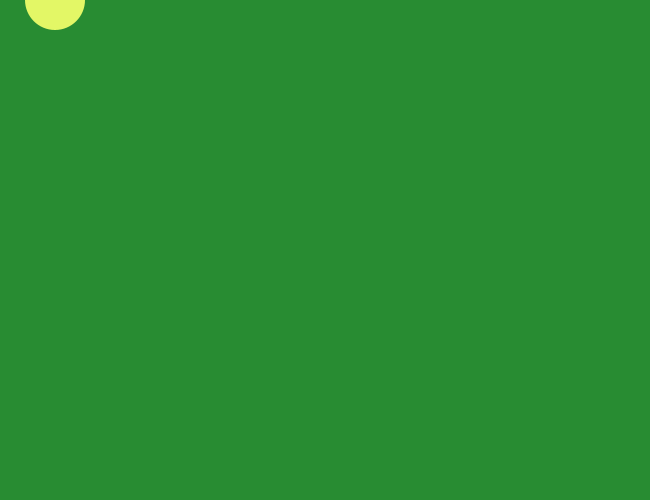
Frame 1 (no input)
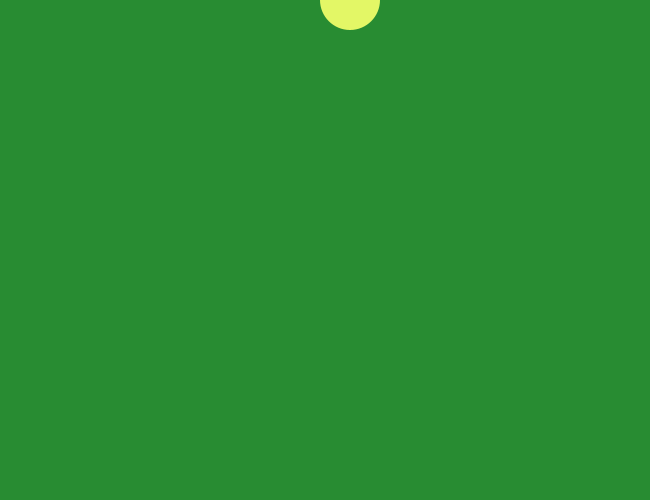
Frame 60 (the mouse pressed at the canvas centre just before this capture)
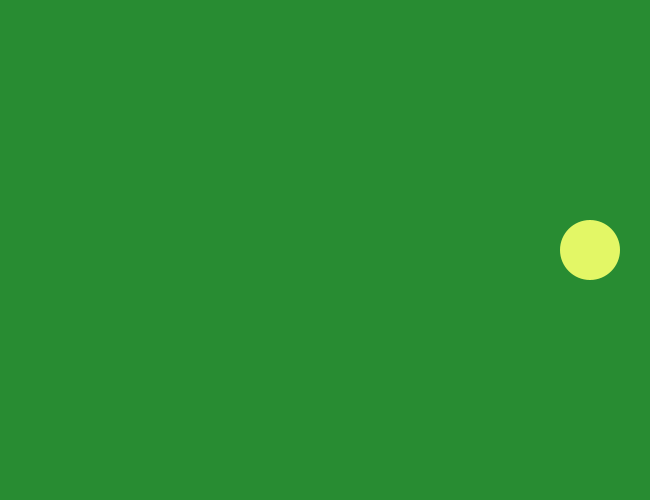
Frame 120 (the mouse held since frame 60 and released just before this capture)

The Processing sketch that drew these frames (run headless with seeded random() and noise(); from frame 60 on, the mouse is pressed at the canvas centre):

// Processing sketch: processing_86879
// ── processing_86879.pde

int posX = 50;
int dirX = 0;
int R = 40;
int G = 140;
int B = 50;
int ellipseSize = 60;

void setup() {
  size(650, 500);
  background (R, G, B);

}

void draw() {
  background (R, G, B);
  fill (227, 247, 102);
  noStroke();
  animator();
  
  println (mouseX + " " + mouseY);
  ellipse (posX, mouseY, ellipseSize, ellipseSize);

}


void animator(){
  if(posX >= width-ellipseSize/2){ 
  dirX = 1;
  }
  if (posX <= ellipseSize/2) {
  dirX = 0;
  }
  if (dirX == 1) {
  posX = posX - 5;
  }
  else {
    posX = posX + 5;
  }
}
